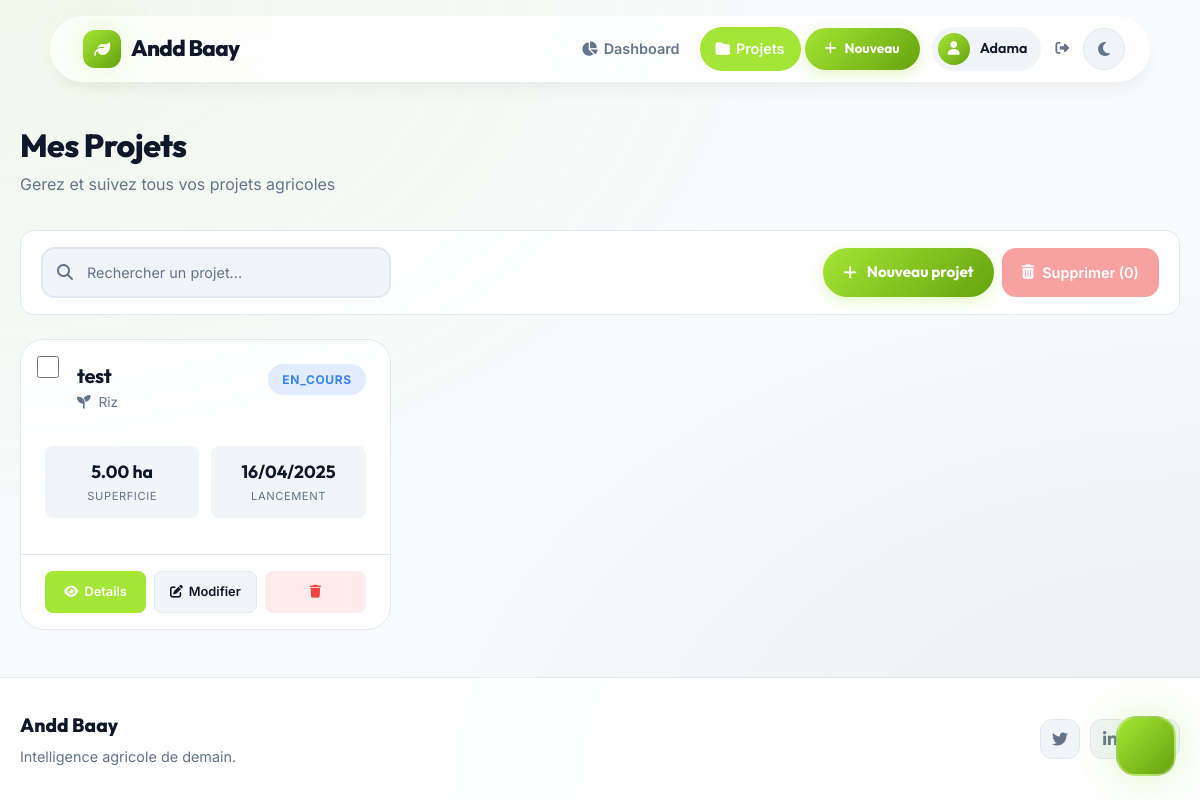
Screenshot of /liste-projets/ (signed in) with the database file from the repository.
### baay/models.py (models this page shows, shortened)
class Projet(models.Model):
    STATUT_CHOICES = [
        ('en_cours', 'En cours'),
        ('en_pause', 'En pause'),
        ('fini', 'Fini'),
    ]
    id = models.UUIDField(primary_key=True, default=uuid.uuid4, editable=False)
    nom = models.CharField(max_length=200)
    statut = models.CharField(max_length=20, choices=STATUT_CHOICES, default='en_cours')
    utilisateur = models.ForeignKey(Profile, on_delete=models.CASCADE)
    culture = models.ForeignKey(ProduitAgricole, on_delete=models.CASCADE)
    localite = models.ForeignKey(Localite, on_delete=models.CASCADE)
    superficie = models.DecimalField(max_digits=10, decimal_places=2)
    date_lancement = models.DateField()
    rendement_estime = models.DecimalField(max_digits=10, decimal_places=2, null=True, blank=True)

class ProduitAgricole(models.Model):
    STATUTS = [
        ('En croissance', 'En croissance'),
        ('Récolté', 'Récolté'),
        ('Problème', 'Problème'),
        ('Autre', 'Autre'),
    ]
    id = models.UUIDField(primary_key=True, default=uuid.uuid4, editable=False)
    nom = models.CharField(max_length=100, unique=True)
    description = models.TextField(blank=True, null=True)
    saison = models.CharField(max_length=50, blank=True, null=True)
    prix_par_kg = models.DecimalField(max_digits=10, decimal_places=2, blank=True, null=True)
    apport_nutritionnel = models.TextField(blank=True, null=True)
    quantite_disponible = models.DecimalField(max_digits=10, decimal_places=2, blank=True, null=True)
    periode_recolte = models.CharField(max_length=100, blank=True, null=True)
    duree_avant_recolte = models.IntegerField(blank=True, null=True)
    rendement_moyen = models.DecimalField(max_digits=10, decimal_places=2, blank=True, null=True)
    etat = models.CharField(max_length=100, choices= STATUTS, default='En croissance')

### baay/views.py (the view)
# urls.py: path('liste-projets/', views.liste_projets, name='liste_projets'),
@login_required
def liste_projets(request):
    projets_list = Projet.objects.filter(utilisateur=request.user.profile).order_by('-date_lancement')  # Ordonner par date de lancement
    paginator = Paginator(projets_list, 10)  # Affichez 10 projets par page
    page_number = request.GET.get('page')
    projets = paginator.get_page(page_number)
    return render(request, 'projets/liste_projets.html', {'projets': projets})

### templates/projets/liste_projets.html (shortened to what this page needs)
{% extends 'base.html' %}
{% block content %}
<div class="page-header animate__animated animate__fadeInDown">
    <h1 class="page-title">Mes Projets</h1>
    <p class="page-subtitle">Gerez et suivez tous vos projets agricoles</p>
</div>
<form id="delete-form" method="POST" action="{% url 'supprimer_projets' %}">
    <div class="actions-bar animate__animated animate__fadeInUp">
        <div class="search-box">
            <i class="fas fa-search"></i>
            <input type="text" id="searchInput" placeholder="Rechercher un projet...">
        </div>
        <div class="d-flex gap-2 flex-wrap">
            <a href="{% url 'creer_projet' %}" class="btn-modern btn-primary-modern" style="padding: 12px 20px;">
                <i class="fas fa-plus"></i> Nouveau projet
            </a>
            <button type="submit" class="btn-delete-selection" id="deleteBtn" onclick="return confirm('Confirmer la suppression des projets selectionnes ?');">
                <i class="fas fa-trash-alt"></i>
                <span id="deleteCount">Supprimer (0)</span>
            </button>
        </div>
    </div>
    {% if projets %}
    <div class="projects-grid" id="projectsGrid">
        {% for projet in projets %}
        <div class="project-card animate__animated animate__fadeInUp" style="animation-delay: {{ forloop.counter0|divisibleby:3 }}00ms;" data-name="{{ projet.nom|lower }}" data-culture="{{ projet.culture.nom|lower }}">
            <div class="project-card-checkbox">
                <input type="checkbox" name="projets" value="{{ projet.id }}" class="project-checkbox">
            </div>
            <div class="project-card-header">
                <div>
                    <h3 class="project-card-title">{{ projet.nom }}</h3>
                    <p class="project-card-culture"><i class="fas fa-seedling me-1"></i> {{ projet.culture.nom }}</p>
                </div>
                <span class="project-status status-{{ projet.statut }}">
                    {{ projet.statut|title }}
                </span>
            </div>
            <div class="project-card-body">
                <div class="project-stats">
                    <div class="project-stat">
                        <div class="project-stat-value">{{ projet.superficie }} ha</div>
                        <div class="project-stat-label">Superficie</div>
                    </div>
                    <div class="project-stat">
                        <div class="project-stat-value">{{ projet.date_lancement|date:"d/m/Y" }}</div>
                        <div class="project-stat-label">Lancement</div>
                    </div>
                </div>
            </div>
            <div class="project-card-footer">
                <a href="{% url 'detail_projet' projet.id %}" class="btn-card btn-card-primary">
                    <i class="fas fa-eye"></i> Details
                </a>
                <a href="{% url 'modifier_projet' projet.id %}" class="btn-card btn-card-secondary">
                    <i class="fas fa-edit"></i> Modifier
                </a>
                <a href="{% url 'supprimer_projet' projet.id %}" class="btn-card btn-card-danger" onclick="return confirm('Supprimer ce projet ?');">
                    <i class="fas fa-trash"></i>
                </a>
            </div>
        </div>
        {% endfor %}
    </div>
    {% endif %}
</form>
{% endblock %}

### templates/base.html (shortened to what this page needs)
{% load static %}
<!DOCTYPE html>
<html lang="fr">
<head>
    <link href="https://cdn.jsdelivr.net/npm/bootstrap@5.3.0/dist/css/bootstrap.min.css" rel="stylesheet" />
    <link href="https://cdnjs.cloudflare.com/ajax/libs/font-awesome/6.4.0/css/all.min.css" rel="stylesheet" />
    <link href="https://cdnjs.cloudflare.com/ajax/libs/animate.css/4.1.1/animate.min.css" rel="stylesheet" />
    <link rel="stylesheet" href="https://unpkg.com/leaflet@1.9.4/dist/leaflet.css" />
</head>
<body>
    <div class="bg-mesh"></div>
    <div class="navbar-wrapper">
        <nav class="navbar navbar-expand-lg navbar-floating animate__animated animate__fadeInDown">
            <div class="container-fluid">
                <a class="navbar-brand" href="{% url 'home' %}">
                    <div class="brand-icon"><i class="fas fa-leaf"></i></div>
                    Andd Baay
                </a>
                <div class="collapse navbar-collapse" id="navbarNav">
                    <ul class="navbar-nav ms-auto align-items-lg-center gap-lg-1 gap-2 mt-3 mt-lg-0">
                        {% if user.is_authenticated %}
                            <li class="nav-item">
                                <a class="nav-link-modern {% if request.resolver_match.url_name == 'dashboard' %}active{% endif %}" href="{% url 'dashboard' %}">
                                    <i class="fas fa-chart-pie"></i> Dashboard
                                </a>
                            </li>
                            <li class="nav-item">
                                <a class="nav-link-modern {% if request.resolver_match.url_name == 'liste_projets' %}active{% endif %}" href="{% url 'liste_projets' %}">
                                    <i class="fas fa-folder"></i> Projets
                                </a>
                            </li>
                            <li class="nav-item me-lg-2">
                                <a class="btn-nav btn-nav-primary" href="{% url 'creer_projet' %}">
                                    <i class="fas fa-plus"></i> Nouveau
                                </a>
                            </li>
                            <li class="nav-item">
                                <a href="{% url 'profil' %}" class="user-avatar text-decoration-none">
                                    <div class="user-avatar-icon">
                                        <i class="fas fa-user"></i>
                                    </div>
                                    <span class="user-avatar-name">{{ user.first_name|default:user.username }}</span>
                                </a>
                            </li>
                            <li class="nav-item">
                                <a class="btn-nav btn-nav-ghost" href="{% url 'logout' %}" title="Deconnexion">
                                    <i class="fas fa-sign-out-alt"></i>
                                </a>
                            </li>
                        {% endif %}
                        <li class="nav-item d-none d-lg-block">
                            <button id="themeToggle" class="theme-toggle" aria-label="Changer de theme">
                                <i class="fas fa-moon icon-moon"></i>
                            </button>
                        </li>
                    </ul>
                </div>
            </div>
        </nav>
    </div>
    <main>
        <div class="container-modern animate__animated animate__fadeIn">
            {% block content %}
            {% endblock %}
        </div>
    </main>
    <footer>
        <div class="container-modern">
            <div class="footer-content">
                <div>
                    <div class="footer-brand">Andd Baay</div>
                    <p class="footer-tagline mb-0">Intelligence agricole de demain.</p>
                </div>
                <div class="social-links">
                    <a href="#" aria-label="Twitter"><i class="fab fa-twitter"></i></a>
                    <a href="#" aria-label="LinkedIn"><i class="fab fa-linkedin-in"></i></a>
                    <a href="#" aria-label="Instagram"><i class="fab fa-instagram"></i></a>
                </div>
            </div>
        </div>
    </footer>
    <div class="chat-bubble-container">
        <div class="chat-bubble" id="chatBubble">
        </div>
    </div>
</body>
</html>

### templates/projets/liste_projets.html (style rules this page uses)
.page-header { margin-bottom: 32px; }
.page-title { font-size: 2rem; font-weight: 800; color: var(--text-main); margin-bottom: 8px; }
.page-subtitle { color: var(--text-muted); font-size: 1rem; }
.actions-bar { display: flex; flex-wrap: wrap; gap: 12px; align-items: center; justify-content: space-between; margin-bottom: 24px; padding: 16px 20px; background: var(--card-bg); border: 1px solid var(--border-color); border-radius: var(--radius-input); }
.search-box { position: relative; flex: 1; min-width: 200px; max-width: 350px; }
.search-box input { width: 100%; padding: 12px 16px 12px 44px; border: 2px solid var(--border-color); border-radius: var(--radius-input); background: var(--bg-secondary); color: var(--text-main); font-size: 0.9rem; transition: all var(--transition-fast); }
.search-box input::placeholder { color: var(--text-muted); }
.search-box i { position: absolute; left: 16px; top: 50%; transform: translateY(-50%); color: var(--text-muted); }
.btn-delete-selection { padding: 12px 20px; background: var(--danger); color: white; border: none; border-radius: var(--radius-input); font-weight: 600; font-size: 0.9rem; cursor: pointer; transition: all var(--transition); display: flex; align-items: center; gap: 8px; opacity: 0.5; pointer-events: none; }
.projects-grid { display: grid; grid-template-columns: repeat(auto-fill, minmax(340px, 1fr)); gap: 24px; }
.project-card { background: var(--card-bg); border: 1px solid var(--border-color); border-radius: var(--radius-card); overflow: hidden; transition: all var(--transition); position: relative; }
.project-card-checkbox { position: absolute; top: 16px; left: 16px; z-index: 10; }
.project-card-checkbox input { width: 22px; height: 22px; border-radius: 6px; border: 2px solid var(--border-color); background: var(--card-bg-solid); cursor: pointer; transition: all var(--transition-fast); accent-color: var(--accent); }
.project-card-header { padding: 24px 24px 16px; display: flex; justify-content: space-between; align-items: flex-start; }
.project-card-title { font-family: var(--font-display); font-size: 1.25rem; font-weight: 700; color: var(--text-main); margin: 0 0 4px 0; padding-left: 32px; }
.project-card-culture { font-size: 0.85rem; color: var(--text-muted); padding-left: 32px; }
.project-status { padding: 6px 14px; border-radius: var(--radius-pill); font-size: 0.75rem; font-weight: 700; text-transform: uppercase; letter-spacing: 0.05em; }
.status-en_cours { background: rgba(59, 130, 246, 0.15); color: #3b82f6; }
.project-card-body { padding: 0 24px 20px; }
.project-stats { display: grid; grid-template-columns: repeat(2, 1fr); gap: 12px; margin-bottom: 16px; }
.project-stat { background: var(--bg-secondary); padding: 12px; border-radius: var(--radius-sm); text-align: center; }
.project-stat-value { font-family: var(--font-display); font-size: 1.1rem; font-weight: 700; color: var(--text-main); }
.project-stat-label { font-size: 0.7rem; color: var(--text-muted); text-transform: uppercase; letter-spacing: 0.05em; margin-top: 2px; }
.project-card-footer { padding: 16px 24px; border-top: 1px solid var(--border-color); display: flex; gap: 8px; flex-wrap: wrap; }
.btn-card { flex: 1; min-width: 80px; padding: 10px 14px; border-radius: var(--radius-sm); font-size: 0.8rem; font-weight: 600; text-align: center; transition: all var(--transition-fast); display: flex; align-items: center; justify-content: center; gap: 6px; text-decoration: none; border: none; cursor: pointer; }
.btn-card-primary { background: var(--accent); color: var(--text-inverse); }
.btn-card-secondary { background: var(--bg-secondary); color: var(--text-main); border: 1px solid var(--border-color); }
.btn-card-danger { background: rgba(239, 68, 68, 0.1); color: var(--danger); }

### rows the page displays
Projet: nom "test", culture.nom "Riz", statut "EN_COURS", superficie "5.00", date_lancement "16/04/2025"

### other values shown
{{ user.first_name|default:user.username }} "Adama"
